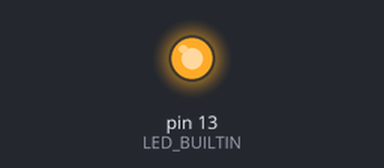
This sketch was run on a simulated Arduino Uno, built with avr-gcc and run on an emulated ATmega328P. Shown: output pins drawn as LEDs (lit = HIGH).

Above: at 0.7 s.
At 21.2 s:
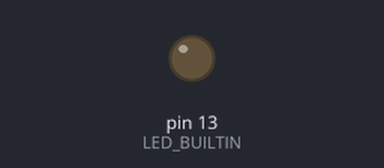
Timing chart, 0 to 29.9 s (numbered marks = the images above):
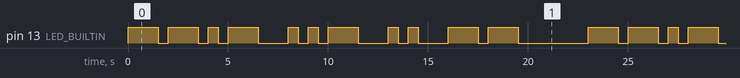

The sketch:

FunctionalProgramming2.ino
```cpp
int dotDuration = 500;

void setup() {
  pinMode(LED_BUILTIN, OUTPUT);
  // put your setup code here, to run once:

}

void loop() {
  // put your main code here, to run repeatedly:
  morse_Q();
  morse_U();
  morse_I();
  morse_M();
  delay(4*dotDuration);
}


void morseDot() {

 digitalWrite(LED_BUILTIN, HIGH);
  delay(dotDuration);
  digitalWrite(LED_BUILTIN, LOW);
  delay(dotDuration);
}

void morseDash() {

digitalWrite(LED_BUILTIN, HIGH);
  delay(dotDuration*3);
   digitalWrite(LED_BUILTIN, LOW);
  delay(dotDuration);
}


void morse_Q(){
  morseDash();
  morseDash();
  morseDot();
  morseDash();
  delay(2*dotDuration);
}

void morse_U(){
  morseDot();
  morseDot();
  morseDash();
  delay(2*dotDuration);

}

void morse_I(){
  morseDot();
  morseDot();
  delay(2*dotDuration);

}

void morse_M(){
  morseDash();
  morseDash();
  delay(2*dotDuration);

}
```

Measured:
- by itself, pin 13 (LED_BUILTIN): moves between LOW and HIGH, repeating every 23.0 s
- by itself, everything shown: repeats every 23.0 s, in 22 steps
